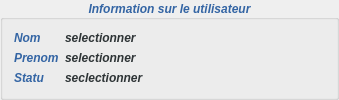
            <widget class="QGroupBox" name="groupBox_6">
             <property name="minimumSize">
              <size>
               <width>339</width>
               <height>65</height>
              </size>
             </property>
             <property name="palette">
              <palette>
               <active>
                <colorrole role="WindowText">
                 <brush brushstyle="SolidPattern">
                  <color alpha="255">
                   <red>52</red>
                   <green>101</green>
                   <blue>164</blue>
                  </color>
                 </brush>
                </colorrole>
               </active>
               <inactive>
                <colorrole role="WindowText">
                 <brush brushstyle="SolidPattern">
                  <color alpha="255">
                   <red>52</red>
                   <green>101</green>
                   <blue>164</blue>
                  </color>
                 </brush>
                </colorrole>
               </inactive>
               <disabled>
                <colorrole role="WindowText">
                 <brush brushstyle="SolidPattern">
                  <color alpha="255">
                   <red>190</red>
                   <green>190</green>
                   <blue>190</blue>
                  </color>
                 </brush>
                </colorrole>
               </disabled>
              </palette>
             </property>
             <property name="font">
              <font>
               <weight>75</weight>
               <italic>true</italic>
               <bold>true</bold>
              </font>
             </property>
             <property name="title">
              <string>Information sur le utilisateur</string>
             </property>
             <property name="alignment">
              <set>Qt::AlignCenter</set>
             </property>
             <layout class="QFormLayout" name="formLayout_4">
              <property name="fieldGrowthPolicy">
               <enum>QFormLayout::FieldsStayAtSizeHint</enum>
              </property>
              <item row="0" column="0">
               <widget class="QLabel" name="label_10">
                <property name="palette">
                 <palette>
                  <active>
                   <colorrole role="WindowText">
                    <brush brushstyle="SolidPattern">
                     <color alpha="255">
                      <red>52</red>
                      <green>101</green>
                      <blue>164</blue>
                     </color>
                    </brush>
                   </colorrole>
                   <colorrole role="Text">
                    <brush brushstyle="SolidPattern">
                     <color alpha="255">
                      <red>52</red>
                      <green>101</green>
                      <blue>164</blue>
                     </color>
                    </brush>
                   </colorrole>
                   <colorrole role="Base">
                    <brush brushstyle="SolidPattern">
                     <color alpha="255">
                      <red>255</red>
                      <green>255</green>
                      <blue>255</blue>
                     </color>
                    </brush>
                   </colorrole>
                  </active>
                  <inactive>
                   <colorrole role="WindowText">
                    <brush brushstyle="SolidPattern">
                     <color alpha="255">
                      <red>52</red>
                      <green>101</green>
                      <blue>164</blue>
                     </color>
                    </brush>
                   </colorrole>
                   <colorrole role="Text">
                    <brush brushstyle="SolidPattern">
                     <color alpha="255">
                      <red>52</red>
                      <green>101</green>
                      <blue>164</blue>
                     </color>
                    </brush>
                   </colorrole>
                   <colorrole role="Base">
                    <brush brushstyle="SolidPattern">
                     <color alpha="255">
                      <red>255</red>
                      <green>255</green>
                      <blue>255</blue>
                     </color>
                    </brush>
                   </colorrole>
                  </inactive>
                  <disabled>
                   <colorrole role="WindowText">
                    <brush brushstyle="SolidPattern">
                     <color alpha="255">
                      <red>190</red>
                      <green>190</green>
                      <blue>190</blue>
                     </color>
                    </brush>
                   </colorrole>
                   <colorrole role="Text">
                    <brush brushstyle="SolidPattern">
                     <color alpha="255">
                      <red>190</red>
                      <green>190</green>
                      <blue>190</blue>
                     </color>
                    </brush>
                   </colorrole>
                   <colorrole role="Base">
                    <brush brushstyle="SolidPattern">
                     <color alpha="255">
                      <red>239</red>
                      <green>239</green>
                      <blue>239</blue>
                     </color>
                    </brush>
                   </colorrole>
                  </disabled>
                 </palette>
                </property>
                <property name="text">
                 <string>Nom</string>
                </property>
                <property name="margin">
                 <number>20</number>
                </property>
               </widget>
              </item>
              <item row="0" column="1">
               <widget class="QLabel" name="NomEtudiant">
                <property name="palette">
                 <palette>
                  <active>
                   <colorrole role="WindowText">
                    <brush brushstyle="SolidPattern">
                     <color alpha="255">
                      <red>46</red>
                      <green>52</green>
                      <blue>54</blue>
                     </color>
                    </brush>
                   </colorrole>
                  </active>
                  <inactive>
                   <colorrole role="WindowText">
                    <brush brushstyle="SolidPattern">
                     <color alpha="255">
                      <red>46</red>
                      <green>52</green>
                      <blue>54</blue>
                     </color>
                    </brush>
                   </colorrole>
                  </inactive>
                  <disabled>
                   <colorrole role="WindowText">
                    <brush brushstyle="SolidPattern">
                     <color alpha="255">
                      <red>190</red>
                      <green>190</green>
                      <blue>190</blue>
                     </color>
                    </brush>
                   </colorrole>
                  </disabled>
                 </palette>
                </property>
                <property name="text">
                 <string>selectionner</string>
                </property>
               </widget>
              </item>
              <item row="1" column="0">
               <widget class="QLabel" name="label_15">
                <property name="palette">
                 <palette>
                  <active>
                   <colorrole role="WindowText">
                    <brush brushstyle="SolidPattern">
                     <color alpha="255">
                      <red>52</red>
                      <green>101</green>
                      <blue>164</blue>
                     </color>
                    </brush>
                   </colorrole>
                   <colorrole role="Text">
                    <brush brushstyle="SolidPattern">
                     <color alpha="255">
                      <red>52</red>
                      <green>101</green>
                      <blue>164</blue>
                     </color>
                    </brush>
                   </colorrole>
                   <colorrole role="ButtonText">
                    <brush brushstyle="SolidPattern">
                     <color alpha="255">
                      <red>52</red>
                      <green>101</green>
                      <blue>164</blue>
                     </color>
                    </brush>
                   </colorrole>
                  </active>
                  <inactive>
                   <colorrole role="WindowText">
                    <brush brushstyle="SolidPattern">
                     <color alpha="255">
                      <red>52</red>
                      <green>101</green>
                      <blue>164</blue>
                     </color>
                    </brush>
                   </colorrole>
                   <colorrole role="Text">
                    <brush brushstyle="SolidPattern">
                     <color alpha="255">
                      <red>52</red>
                      <green>101</green>
                      <blue>164</blue>
                     </color>
                    </brush>
                   </colorrole>
                   <colorrole role="ButtonText">
                    <brush brushstyle="SolidPattern">
                     <color alpha="255">
                      <red>52</red>
                      <green>101</green>
                      <blue>164</blue>
                     </color>
                    </brush>
                   </colorrole>
                  </inactive>
                  <disabled>
                   <colorrole role="WindowText">
                    <brush brushstyle="SolidPattern">
                     <color alpha="255">
                      <red>190</red>
                      <green>190</green>
                      <blue>190</blue>
                     </color>
                    </brush>
                   </colorrole>
                   <colorrole role="Text">
                    <brush brushstyle="SolidPattern">
                     <color alpha="255">
                      <red>190</red>
                      <green>190</green>
                      <blue>190</blue>
                     </color>
                    </brush>
                   </colorrole>
                   <colorrole role="ButtonText">
                    <brush brushstyle="SolidPattern">
                     <color alpha="255">
                      <red>190</red>
                      <green>190</green>
                      <blue>190</blue>
                     </color>
                    </brush>
                   </colorrole>
                  </disabled>
                 </palette>
                </property>
                <property name="text">
                 <string>Prenom</string>
                </property>
                <property name="margin">
                 <number>20</number>
                </property>
               </widget>
              </item>
              <item row="1" column="1">
               <widget class="QLabel" name="PrenomEtudiant">
                <property name="palette">
                 <palette>
                  <active>
                   <colorrole role="WindowText">
                    <brush brushstyle="SolidPattern">
                     <color alpha="255">
                      <red>46</red>
                      <green>52</green>
                      <blue>54</blue>
                     </color>
                    </brush>
                   </colorrole>
                  </active>
                  <inactive>
                   <colorrole role="WindowText">
                    <brush brushstyle="SolidPattern">
                     <color alpha="255">
                      <red>46</red>
                      <green>52</green>
                      <blue>54</blue>
                     </color>
                    </brush>
                   </colorrole>
                  </inactive>
                  <disabled>
                   <colorrole role="WindowText">
                    <brush brushstyle="SolidPattern">
                     <color alpha="255">
                      <red>190</red>
                      <green>190</green>
                      <blue>190</blue>
                     </color>
                    </brush>
                   </colorrole>
                  </disabled>
                 </palette>
                </property>
                <property name="text">
                 <string>selectionner</string>
                </property>
               </widget>
              </item>
              <item row="2" column="0">
               <widget class="QLabel" name="label_16">
                <property name="palette">
                 <palette>
                  <active>
                   <colorrole role="WindowText">
                    <brush brushstyle="SolidPattern">
                     <color alpha="255">
                      <red>52</red>
                      <green>101</green>
                      <blue>164</blue>
                     </color>
                    </brush>
                   </colorrole>
                   <colorrole role="Text">
                    <brush brushstyle="SolidPattern">
                     <color alpha="255">
                      <red>52</red>
                      <green>101</green>
                      <blue>164</blue>
                     </color>
                    </brush>
                   </colorrole>
                   <colorrole role="ButtonText">
                    <brush brushstyle="SolidPattern">
                     <color alpha="255">
                      <red>52</red>
                      <green>101</green>
                      <blue>164</blue>
                     </color>
                    </brush>
                   </colorrole>
                  </active>
                  <inactive>
                   <colorrole role="WindowText">
                    <brush brushstyle="SolidPattern">
                     <color alpha="255">
                      <red>52</red>
                      <green>101</green>
                      <blue>164</blue>
                     </color>
                    </brush>
                   </colorrole>
                   <colorrole role="Text">
                    <brush brushstyle="SolidPattern">
                     <color alpha="255">
                      <red>52</red>
                      <green>101</green>
                      <blue>164</blue>
                     </color>
                    </brush>
                   </colorrole>
                   <colorrole role="ButtonText">
                    <brush brushstyle="SolidPattern">
                     <color alpha="255">
                      <red>52</red>
                      <green>101</green>
                      <blue>164</blue>
                     </color>
                    </brush>
                   </colorrole>
                  </inactive>
                  <disabled>
                   <colorrole role="WindowText">
                    <brush brushstyle="SolidPattern">
                     <color alpha="255">
                      <red>190</red>
                      <green>190</green>
                      <blue>190</blue>
                     </color>
                    </brush>
                   </colorrole>
                   <colorrole role="Text">
                    <brush brushstyle="SolidPattern">
                     <color alpha="255">
                      <red>190</red>
                      <green>190</green>
                      <blue>190</blue>
                     </color>
                    </brush>
                   </colorrole>
                   <colorrole role="ButtonText">
                    <brush brushstyle="SolidPattern">
                     <color alpha="255">
                      <red>190</red>
                      <green>190</green>
                      <blue>190</blue>
                     </color>
                    </brush>
                   </colorrole>
                  </disabled>
                 </palette>
                </property>
                <property name="text">
                 <string>Statu</string>
                </property>
                <property name="margin">
                 <number>20</number>
                </property>
               </widget>
              </item>
              <item row="2" column="1">
               <widget class="QLabel" name="RangEtudiant">
                <property name="palette">
                 <palette>
                  <active>
                   <colorrole role="WindowText">
                    <brush brushstyle="SolidPattern">
                     <color alpha="255">
                      <red>46</red>
                      <green>52</green>
                      <blue>54</blue>
                     </color>
                    </brush>
                   </colorrole>
                  </active>
                  <inactive>
                   <colorrole role="WindowText">
                    <brush brushstyle="SolidPattern">
                     <color alpha="255">
                      <red>46</red>
                      <green>52</green>
                      <blue>54</blue>
                     </color>
                    </brush>
                   </colorrole>
                  </inactive>
                  <disabled>
                   <colorrole role="WindowText">
                    <brush brushstyle="SolidPattern">
                     <color alpha="255">
                      <red>190</red>
                      <green>190</green>
                      <blue>190</blue>
                     </color>
                    </brush>
                   </colorrole>
                  </disabled>
                 </palette>
                </property>
                <property name="text">
                 <string>seclectionner</string>
                </property>
               </widget>
              </item>
             </layout>
            </widget>
